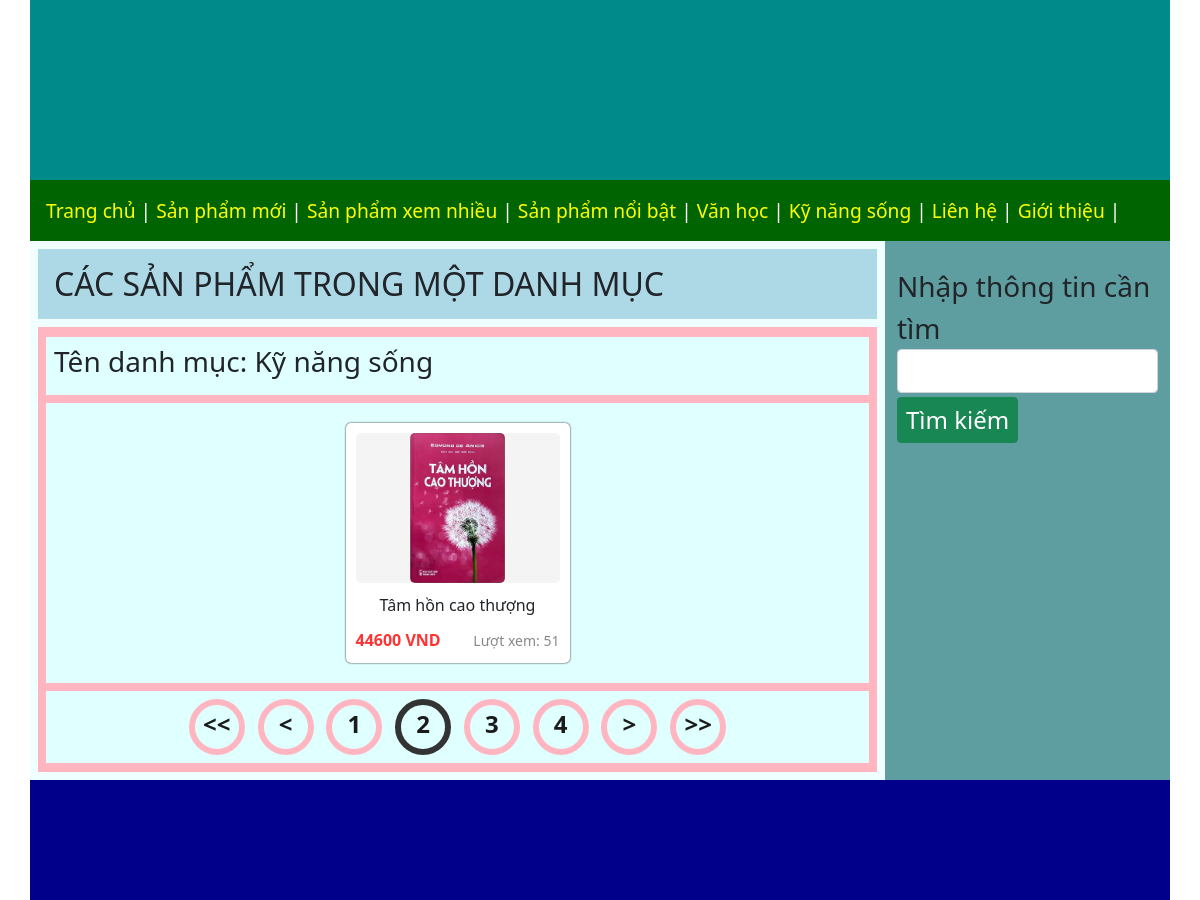
Page /index.php?page=danh_muc&ma_danh_muc=KNS&so_trang=2 on the committed database.
### tables this page shows
CREATE TABLE `danh_muc` (
  `ma_danh_muc` varchar(10) NOT NULL,
  `ten_danh_muc` varchar(100) NOT NULL,
  `Ngày tạo` date NOT NULL DEFAULT current_timestamp()
);

CREATE TABLE `so_lieu_san_pham` (
  `ma_san_pham` varchar(10) NOT NULL,
  `so_luot_xem` int(11) NOT NULL DEFAULT 0,
  `so_luong_ban_trong_thang` int(11) NOT NULL DEFAULT 0,
  `so_luong_ban_toan_thoi_gian` int(11) NOT NULL DEFAULT 0,
  `so_luong_con_lai` int(11) NOT NULL
);

CREATE TABLE `san_pham` (
  `ma_danh_muc` varchar(10) NOT NULL,
  `ma_san_pham` varchar(10) NOT NULL,
  `ten_san_pham` varchar(100) NOT NULL,
  `don_gia` int(11) NOT NULL,
  `don_vi_tinh` varchar(100) NOT NULL DEFAULT 'Quyển sách',
  `nha_cung_cap` varchar(100) NOT NULL,
  `link_anh` varchar(100) NOT NULL,
  `mo_ta` varchar(500) NOT NULL,
  `ngay_them` date NOT NULL DEFAULT current_timestamp()
);

### ket_noi_database.php (the view, shortened to what this page needs)
<?php
    $ten_server = '127.0.0.1';
    $ten_nguoi_dung = 'user_cao_minh_php';
    $mat_khau = '0937232138aA';
    $ten_database = 'lab_4_php_1';
    $ket_noi_database = new mysqli($ten_server, $ten_nguoi_dung, $mat_khau, $ten_database);
    function laySanPhamTrongDanhMuc($ma_danh_muc, $so_luong_toi_da, $so_trang) {
        try {
            global $ket_noi_database;
            $vi_tri_bat_dau = ($so_trang - 1) * $so_luong_toi_da;
            $lenh_sql = "SELECT sp.ma_san_pham, ten_san_pham, link_anh, don_gia, so_luot_xem
                        FROM `san_pham` sp
                        INNER JOIN `so_lieu_san_pham` slsp
                        ON sp.ma_san_pham = slsp.ma_san_pham
                        WHERE sp.ma_danh_muc = '$ma_danh_muc'
                        LIMIT $vi_tri_bat_dau, $so_luong_toi_da";
            $ket_qua = $ket_noi_database->query($lenh_sql);
            if ($ket_noi_database->query($lenh_sql) == true && $ket_qua->num_rows > 0) {
                return $ket_qua;
            } else {
                return 'Không có sản phẩm trong danh mục hoặc không có danh mục này!';
            }
        } catch (Exception $error) {
            exit('Chương trình đã gặp lỗi: ' . $error->getMessage());
        }
    }
    function layTenDanhMuc($ma_danh_muc) {
        try {
            global $ket_noi_database;
            $lenh_sql = "SELECT ten_danh_muc
                        FROM `danh_muc`
                        WHERE ma_danh_muc = '$ma_danh_muc'";
            $ket_qua = $ket_noi_database->query($lenh_sql);
            if ($ket_noi_database->query($lenh_sql) == true && $ket_qua->num_rows > 0) {
                return $ket_qua->fetch_assoc();
            } else {
                return 'Không có mã danh mục này !';
            }
        } catch (Exception $error) {
            exit('Chương trình đã gặp lỗi: ' . $error->getMessage());
        }
    }
    function demSanPhamTrongDanhMuc($ma_danh_muc) {
        global $ket_noi_database;
        $lenh_sql = "SELECT COUNT(*)
                    FROM `san_pham`
                    WHERE ma_danh_muc = '$ma_danh_muc'";
        $ket_qua = $ket_noi_database->query($lenh_sql);
        $so_san_pham = $ket_qua->fetch_row();
        $so_san_pham = $so_san_pham[0];
        if ($ket_noi_database->query($lenh_sql) == true && $ket_qua->num_rows > 0) {
            return $so_san_pham;
        } else {
            return 0;
        }
    }
    function taoLinkPhanTrang($url_goc, $so_san_pham, $so_trang, $so_luong_toi_da, $phan_bu) {
        $tong_so_trang = ceil($so_san_pham/$so_luong_toi_da);
        $danh_sach_link = '<ul class="danh-sach-trang">';
        if ($so_trang > 1) {
            $trang_dau_tien = "<li><a href='$url_goc'&so_trang=1> << </a></li>";
            $so_cua_trang_truoc = $so_trang - 1;
            $trang_truoc ="<li><a href='$url_goc&so_trang=$so_cua_trang_truoc'> < </a></li>";
            $danh_sach_link = $danh_sach_link . $trang_dau_tien . $trang_truoc;
        }
        $from = $so_trang - $phan_bu;
        $to = $so_trang + $phan_bu;
        if ($from < 1) {
            $from = 1;
        }
        for ($i = $from; $i <= $to; $i++) {
            if ($i == $so_trang) {
                $chuoi = "<li><span class='trang-duoc-chon'> $i </span></li>";
            } else {
                $chuoi = "<li><a href='$url_goc&so_trang=$i'> $i </a></li>";
            }
            $danh_sach_link .= $chuoi;
        }
        if ($so_trang < $tong_so_trang) {
            $so_cua_trang_sau = $so_trang + 1;
            $trang_sau = "<li><a href='$url_goc&so_trang=$so_cua_trang_sau'> > </a></li>";
            $trang_cuoi = "<li><a href='$url_goc&so_trang=$tong_so_trang'> >> </a></li>";
            $danh_sach_link = $danh_sach_link . $trang_sau . $trang_cuoi;
        }
        $danh_sach_link .= '</ul>';
        return $danh_sach_link;
    }
?>

### menu.php
<?php
    $lenh_sql = "SELECT ten_danh_muc, ma_danh_muc
                from `danh_muc`
                order by ma_danh_muc desc";
    $tat_ca_danh_muc = $ket_noi_database->query($lenh_sql);
?>
<ul class="menu1">
    <li><a href="index.php"> Trang chủ</a></li>
    <li><a href="index.php?hanh_dong=xem_san_pham_moi"> Sản phẩm mới</a></li>
    <li><a href="index.php?hanh_dong=xem_san_pham_xem_nhieu"> Sản phẩm xem nhiều</a></li>
    <li><a href="index.php?hanh_dong=xem_san_pham_noi_bat"> Sản phẩm nổi bật</a></li>
    <?php foreach ($tat_ca_danh_muc as $danh_muc) : ?>
        <li>
            <a href="index.php?page=danh_muc&ma_danh_muc=<?php echo $danh_muc['ma_danh_muc']?>&so_trang=1">
                <?php echo ucfirst($danh_muc['ten_danh_muc']); ?>
            </a>
        </li>
    <?php endforeach; ?>
    <li><a href="index.php?page=lien_he">Liên hệ</a></li>
    <li><a href="index.php?page=gioi_thieu">Giới thiệu</a></li>
</ul>

### san_pham_trong_danh_muc.php (shortened to what this page needs)
<?php
    if (isset($_GET['ma_danh_muc'])) {
        $ma_danh_muc = $_GET['ma_danh_muc'];
        settype($ma_danh_muc, 'string');
    } else {
        $ma_danh_muc = 'VH';
    }
    $so_luong_toi_da = 1;
    $so_trang = 1;
    if (isset($_GET['so_trang'])) {
        $so_trang = $_GET['so_trang'];
        settype($so_trang, 'int');
    }
    $danh_sach_san_pham = laySanPhamTrongDanhMuc($ma_danh_muc, $so_luong_toi_da, $so_trang);
    $ten_danh_muc = layTenDanhMuc($ma_danh_muc);
    $so_san_pham = demSanPhamTrongDanhMuc($ma_danh_muc);
?>
<h2>CÁC SẢN PHẨM TRONG MỘT DANH MỤC</h2>
<?php if (gettype($danh_sach_san_pham) != 'object') : ?>
    <section class="xem-san-pham">
        <h3 class="tieu-de">
            <?php echo $danh_sach_san_pham; ?>
        </h3>
    </section>
<?php else : ?>
    <section class="xem-san-pham">
        <div class="tieu-de">
            <h3><?php echo 'Tên danh mục: ' . ucfirst($ten_danh_muc['ten_danh_muc']); ?></h3>
        </div>
        <ul class="prod-list">
            <?php foreach ($danh_sach_san_pham as $san_pham) : ?>
                <li class="prod-item">
                    <div class="contain-img">
                        <a href="./index.php?page=chi_tiet_san_pham&ma_san_pham=<?php echo $san_pham['ma_san_pham']; ?>">
                            <img src="<?php echo $san_pham['link_anh']; ?>">
                        </a>
                    </div>
                    <div class="name">
                        <span>
                        <?php echo $san_pham['ten_san_pham']; ?>
                        </span>
                    </div>
                    <div class="price">
                        <span>
                        <?php echo $san_pham['don_gia']; ?> VND
                        </span>
                    </div>
                    <div class="luot-xem">
                        <span>
                        <?php echo 'Lượt xem: ' . $san_pham['so_luot_xem']; ?>
                        </span>
                    </div>
                </li>
            <?php endforeach; ?>
        </ul>
        <section class="phan-chia-trang">
            <?php
                $url_goc = "./index.php?page=danh_muc&ma_danh_muc=$ma_danh_muc";
                echo taoLinkPhanTrang($url_goc, $so_san_pham, $so_trang, $so_luong_toi_da, 2);
            ?>
        </section>
    </section>
<?php endif; ?>

### rows in the picture
danh_muc: ten_danh_muc "Văn học"
danh_muc: ten_danh_muc "Kỹ năng sống"
so_lieu_san_pham: ma_san_pham.link_anh (picture), ma_san_pham.ten_san_pham "Tâm hồn cao thượng", ma_san_pham.don_gia "44600", so_luot_xem "51"
